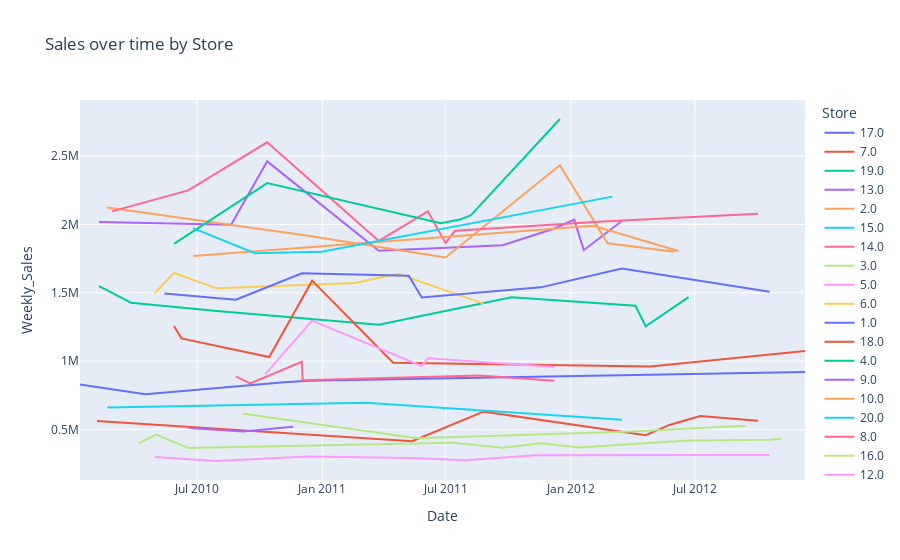

Notebook code cell kept with this figure:
### Code cell
px.line(df.sort_values(by="Date"), x="Date", y="Weekly_Sales", color="Store", title="Sales over time by Store")
#We see a ratio of 1 to 5 in terms of sales, no significant seasonality but still fluctuation over time

### Figure 1 — Plotly figure (JSON) as saved in the notebook; plotly's stock layout.template omitted (floating-point values rounded to 4 significant figures)
{"data": [{"hovertemplate": "Store=17.0<br>Date=%{x}<br>Weekly_Sales=%{y}<extra></extra>", "legendgroup": "17.0", "line": {"color": "#636efa", "dash": "solid"}, "marker": {"symbol": "circle"}, "mode": "lines", "name": "17.0", "orientation": "v", "showlegend": true, "type": "scatter", "x": ["2010-01-10T00:00:00", "2010-04-16T00:00:00", "2010-11-06T00:00:00", "2010-12-11T00:00:00", "2012-12-10T00:00:00", null, null], "xaxis": "x", "y": [829200.0, 757700.0, 845300.0, 855500.0, 919900.0, 986900.0, 1047000.0], "yaxis": "y"}, {"hovertemplate": "Store=7.0<br>Date=%{x}<br>Weekly_Sales=%{y}<extra></extra>", "legendgroup": "7.0", "line": {"color": "#EF553B", "dash": "solid"}, "marker": {"symbol": "circle"}, "mode": "lines", "name": "7.0", "orientation": "v", "showlegend": true, "type": "scatter", "x": ["2010-02-04T00:00:00", "2011-05-13T00:00:00", "2011-08-26T00:00:00", "2012-04-20T00:00:00", "2012-05-25T00:00:00", "2012-07-09T00:00:00", "2012-10-02T00:00:00", null], "xaxis": "x", "y": [561100.0, 414100.0, 630000.0, 457300.0, 532700.0, 597900.0, 563500.0, 716400.0], "yaxis": "y"}, {"hovertemplate": "Store=19.0<br>Date=%{x}<br>Weekly_Sales=%{y}<extra></extra>", "legendgroup": "19.0", "line": {"color": "#00cc96", "dash": "solid"}, "marker": {"symbol": "circle"}, "mode": "lines", "name": "19.0", "orientation": "v", "showlegend": true, "type": "scatter", "x": ["2010-02-07T00:00:00", "2010-03-26T00:00:00", "2010-07-30T00:00:00", "2011-03-25T00:00:00", "2011-10-06T00:00:00", "2012-04-05T00:00:00", "2012-04-20T00:00:00", "2012-06-22T00:00:00"], "xaxis": "x", "y": [1549000.0, 1427000.0, 1366000.0, 1267000.0, 1467000.0, 1405000.0, 1255000.0, 1468000.0], "yaxis": "y"}, {"hovertemplate": "Store=13.0<br>Date=%{x}<br>Weekly_Sales=%{y}<extra></extra>", "legendgroup": "13.0", "line": {"color": "#ab63fa", "dash": "solid"}, "marker": {"symbol": "circle"}, "mode": "lines", "name": "13.0", "orientation": "v", "showlegend": true, "type": "scatter", "x": ["2010-02-07T00:00:00", "2010-08-20T00:00:00", "2010-10-12T00:00:00", "2011-03-25T00:00:00", "2011-09-23T00:00:00", "2011-12-08T00:00:00", "2012-01-06T00:00:00", "2012-01-20T00:00:00", "2012-03-16T00:00:00"], "xaxis": "x", "y": [2018000.0, 1997000.0, 2461000.0, 1808000.0, 1847000.0, 1970000.0, 2035000.0, 1812000.0, 2026000.0], "yaxis": "y"}, {"hovertemplate": "Store=2.0<br>Date=%{x}<br>Weekly_Sales=%{y}<extra></extra>", "legendgroup": "2.0", "line": {"color": "#FFA15A", "dash": "solid"}, "marker": {"symbol": "circle"}, "mode": "lines", "name": "2.0", "orientation": "v", "showlegend": true, "type": "scatter", "x": ["2010-02-19T00:00:00", "2010-12-11T00:00:00", "2011-07-01T00:00:00", "2011-12-16T00:00:00", "2012-02-24T00:00:00", "2012-06-01T00:00:00", null, null], "xaxis": "x", "y": [2124000.0, 1917000.0, 1758000.0, 2433000.0, 1862000.0, 1800000.0, 1853000.0, 1798000.0], "yaxis": "y"}, {"hovertemplate": "Store=15.0<br>Date=%{x}<br>Weekly_Sales=%{y}<extra></extra>", "legendgroup": "15.0", "line": {"color": "#19d3f3", "dash": "solid"}, "marker": {"symbol": "circle"}, "mode": "lines", "name": "15.0", "orientation": "v", "showlegend": true, "type": "scatter", "x": ["2010-02-19T00:00:00", "2011-03-06T00:00:00", "2012-03-16T00:00:00", null], "xaxis": "x", "y": [660800.0, 695400.0, 570600.0, 607500.0], "yaxis": "y"}, {"hovertemplate": "Store=14.0<br>Date=%{x}<br>Weekly_Sales=%{y}<extra></extra>", "legendgroup": "14.0", "line": {"color": "#FF6692", "dash": "solid"}, "marker": {"symbol": "circle"}, "mode": "lines", "name": "14.0", "orientation": "v", "showlegend": true, "type": "scatter", "x": ["2010-02-26T00:00:00", "2010-06-18T00:00:00", "2010-10-12T00:00:00", "2011-03-25T00:00:00", "2011-06-05T00:00:00", "2011-07-01T00:00:00", "2011-07-15T00:00:00", "2012-02-17T00:00:00", "2012-10-02T00:00:00"], "xaxis": "x", "y": [2096000.0, 2249000.0, 2601000.0, 1879000.0, 2096000.0, 1865000.0, 1954000.0, 2021000.0, 2077000.0], "yaxis": "y"}, {"hovertemplate": "Store=3.0<br>Date=%{x}<br>Weekly_Sales=%{y}<extra></extra>", "legendgroup": "3.0", "line": {"color": "#B6E880", "dash": "solid"}, "marker": {"symbol": "circle"}, "mode": "lines", "name": "3.0", "orientation": "v", "showlegend": true, "type": "scatter", "x": ["2010-04-06T00:00:00", "2010-05-02T00:00:00", "2010-06-18T00:00:00", "2011-07-10T00:00:00", "2011-09-23T00:00:00", "2011-11-18T00:00:00", "2012-01-13T00:00:00", "2012-06-22T00:00:00", "2012-10-19T00:00:00", "2012-11-05T00:00:00", null, null], "xaxis": "x", "y": [397000.0, 461600.0, 364100.0, 403300.0, 365200.0, 398800.0, 367400.0, 419500.0, 424500.0, 432000.0, 418900.0, 384200.0], "yaxis": "y"}, {"hovertemplate": "Store=5.0<br>Date=%{x}<br>Weekly_Sales=%{y}<extra></extra>", "legendgroup": "5.0", "line": {"color": "#FF97FF", "dash": "solid"}, "marker": {"symbol": "circle"}, "mode": "lines", "name": "5.0", "orientation": "v", "showlegend": true, "type": "scatter", "x": ["2010-04-30T00:00:00", "2010-07-30T00:00:00", "2010-12-11T00:00:00", "2011-05-13T00:00:00", "2011-07-29T00:00:00", "2011-11-11T00:00:00", "2012-10-19T00:00:00", null], "xaxis": "x", "y": [298700.0, 268900.0, 301800.0, 290900.0, 275100.0, 311900.0, 313400.0, 359200.0], "yaxis": "y"}, {"hovertemplate": "Store=6.0<br>Date=%{x}<br>Weekly_Sales=%{y}<extra></extra>", "legendgroup": "6.0", "line": {"color": "#FECB52", "dash": "solid"}, "marker": {"symbol": "circle"}, "mode": "lines", "name": "6.0", "orientation": "v", "showlegend": true, "type": "scatter", "x": ["2010-04-30T00:00:00", "2010-05-28T00:00:00", "2010-07-30T00:00:00", "2011-02-18T00:00:00", "2011-04-22T00:00:00", "2011-08-26T00:00:00"], "xaxis": "x", "y": [1498000.0, 1644000.0, 1532000.0, 1572000.0, 1639000.0, 1420000.0], "yaxis": "y"}, {"hovertemplate": "Store=1.0<br>Date=%{x}<br>Weekly_Sales=%{y}<extra></extra>", "legendgroup": "1.0", "line": {"color": "#636efa", "dash": "solid"}, "marker": {"symbol": "circle"}, "mode": "lines", "name": "1.0", "orientation": "v", "showlegend": true, "type": "scatter", "x": ["2010-05-14T00:00:00", "2010-08-27T00:00:00", "2010-12-02T00:00:00", "2011-05-08T00:00:00", "2011-05-27T00:00:00", "2011-11-18T00:00:00", "2012-03-16T00:00:00", "2012-10-19T00:00:00", null], "xaxis": "x", "y": [1494000.0, 1449000.0, 1642000.0, 1624000.0, 1466000.0, 1539000.0, 1677000.0, 1508000.0, 1662000.0], "yaxis": "y"}, {"hovertemplate": "Store=18.0<br>Date=%{x}<br>Weekly_Sales=%{y}<extra></extra>", "legendgroup": "18.0", "line": {"color": "#EF553B", "dash": "solid"}, "marker": {"symbol": "circle"}, "mode": "lines", "name": "18.0", "orientation": "v", "showlegend": true, "type": "scatter", "x": ["2010-05-28T00:00:00", "2010-06-08T00:00:00", "2010-10-15T00:00:00", "2010-12-17T00:00:00", "2011-04-15T00:00:00", "2012-04-27T00:00:00", "2012-12-10T00:00:00", null, null, null], "xaxis": "x", "y": [1256000.0, 1166000.0, 1030000.0, 1588000.0, 988200.0, 961200.0, 1074079, 1205000.0, 1087000.0, 1048000.0], "yaxis": "y"}, {"hovertemplate": "Store=4.0<br>Date=%{x}<br>Weekly_Sales=%{y}<extra></extra>", "legendgroup": "4.0", "line": {"color": "#00cc96", "dash": "solid"}, "marker": {"symbol": "circle"}, "mode": "lines", "name": "4.0", "orientation": "v", "showlegend": true, "type": "scatter", "x": ["2010-05-28T00:00:00", "2010-10-12T00:00:00", "2011-06-24T00:00:00", "2011-07-22T00:00:00", "2011-08-07T00:00:00", "2011-12-16T00:00:00"], "xaxis": "x", "y": [1858000.0, 2303000.0, 2008000.0, 2036000.0, 2067000.0, 2771000.0], "yaxis": "y"}, {"hovertemplate": "Store=9.0<br>Date=%{x}<br>Weekly_Sales=%{y}<extra></extra>", "legendgroup": "9.0", "line": {"color": "#ab63fa", "dash": "solid"}, "marker": {"symbol": "circle"}, "mode": "lines", "name": "9.0", "orientation": "v", "showlegend": true, "type": "scatter", "x": ["2010-06-18T00:00:00", "2010-06-25T00:00:00", "2010-09-07T00:00:00", "2010-11-19T00:00:00"], "xaxis": "x", "y": [513100.0, 509300.0, 485400.0, 519800.0], "yaxis": "y"}, {"hovertemplate": "Store=10.0<br>Date=%{x}<br>Weekly_Sales=%{y}<extra></extra>", "legendgroup": "10.0", "line": {"color": "#FFA15A", "dash": "solid"}, "marker": {"symbol": "circle"}, "mode": "lines", "name": "10.0", "orientation": "v", "showlegend": true, "type": "scatter", "x": ["2010-06-25T00:00:00", "2012-02-03T00:00:00", "2012-06-07T00:00:00", null, null], "xaxis": "x", "y": [1768000.0, 1990000.0, 1806000.0, 1714000.0, 1832000.0], "yaxis": "y"}, {"hovertemplate": "Store=20.0<br>Date=%{x}<br>Weekly_Sales=%{y}<extra></extra>", "legendgroup": "20.0", "line": {"color": "#19d3f3", "dash": "solid"}, "marker": {"symbol": "circle"}, "mode": "lines", "name": "20.0", "orientation": "v", "showlegend": true, "type": "scatter", "x": ["2010-06-25T00:00:00", "2010-09-24T00:00:00", "2010-12-31T00:00:00", "2012-03-02T00:00:00", null], "xaxis": "x", "y": [1973000.0, 1790000.0, 1800000.0, 2204000.0, 2046000.0], "yaxis": "y"}, {"hovertemplate": "Store=8.0<br>Date=%{x}<br>Weekly_Sales=%{y}<extra></extra>", "legendgroup": "8.0", "line": {"color": "#FF6692", "dash": "solid"}, "marker": {"symbol": "circle"}, "mode": "lines", "name": "8.0", "orientation": "v", "showlegend": true, "type": "scatter", "x": ["2010-08-27T00:00:00", "2010-09-17T00:00:00", "2010-12-02T00:00:00", "2010-12-03T00:00:00", "2011-08-19T00:00:00", "2011-12-08T00:00:00"], "xaxis": "x", "y": [888800.0, 836700.0, 994800.0, 860300.0, 895100.0, 856800.0], "yaxis": "y"}, {"hovertemplate": "Store=16.0<br>Date=%{x}<br>Weekly_Sales=%{y}<extra></extra>", "legendgroup": "16.0", "line": {"color": "#B6E880", "dash": "solid"}, "marker": {"symbol": "circle"}, "mode": "lines", "name": "16.0", "orientation": "v", "showlegend": true, "type": "scatter", "x": ["2010-09-07T00:00:00", "2011-05-20T00:00:00", "2012-03-30T00:00:00", "2012-09-14T00:00:00"], "xaxis": "x", "y": [614300.0, 435400.0, 485100.0, 526500.0], "yaxis": "y"}, {"hovertemplate": "Store=12.0<br>Date=%{x}<br>Weekly_Sales=%{y}<extra></extra>", "legendgroup": "12.0", "line": {"color": "#FF97FF", "dash": "solid"}, "marker": {"symbol": "circle"}, "mode": "lines", "name": "12.0", "orientation": "v", "showlegend": true, "type": "scatter", "x": ["2010-10-09T00:00:00", "2010-12-17T00:00:00", "2011-05-27T00:00:00", "2011-06-05T00:00:00", "2011-12-08T00:00:00"], "xaxis": "x", "y": [903100.0, 1296000.0, 964300.0, 1021000.0, 955900.0], "yaxis": "y"}, {"hovertemplate": "Store=11.0<br>Date=%{x}<br>Weekly_Sales=%{y}<extra></extra>", "legendgroup": "11.0", "line": {"color": "#FECB52", "dash": "solid"}, "marker": {"symbol": "circle"}, "mode": "lines", "name": "11.0", "orientation": "v", "showlegend": true, "type": "scatter", "x": ["2010-11-26T00:00:00", null, null], "xaxis": "x", "y": [1757000.0, 1244000.0, 1570000.0], "yaxis": "y"}], "layout": {"legend": {"title": {"text": "Store"}, "tracegroupgap": 0}, "title": {"text": "Sales over time by Store"}, "xaxis": {"anchor": "y", "domain": [0, 1], "title": {"text": "Date"}}, "yaxis": {"anchor": "x", "domain": [0, 1], "title": {"text": "Weekly_Sales"}}}}
